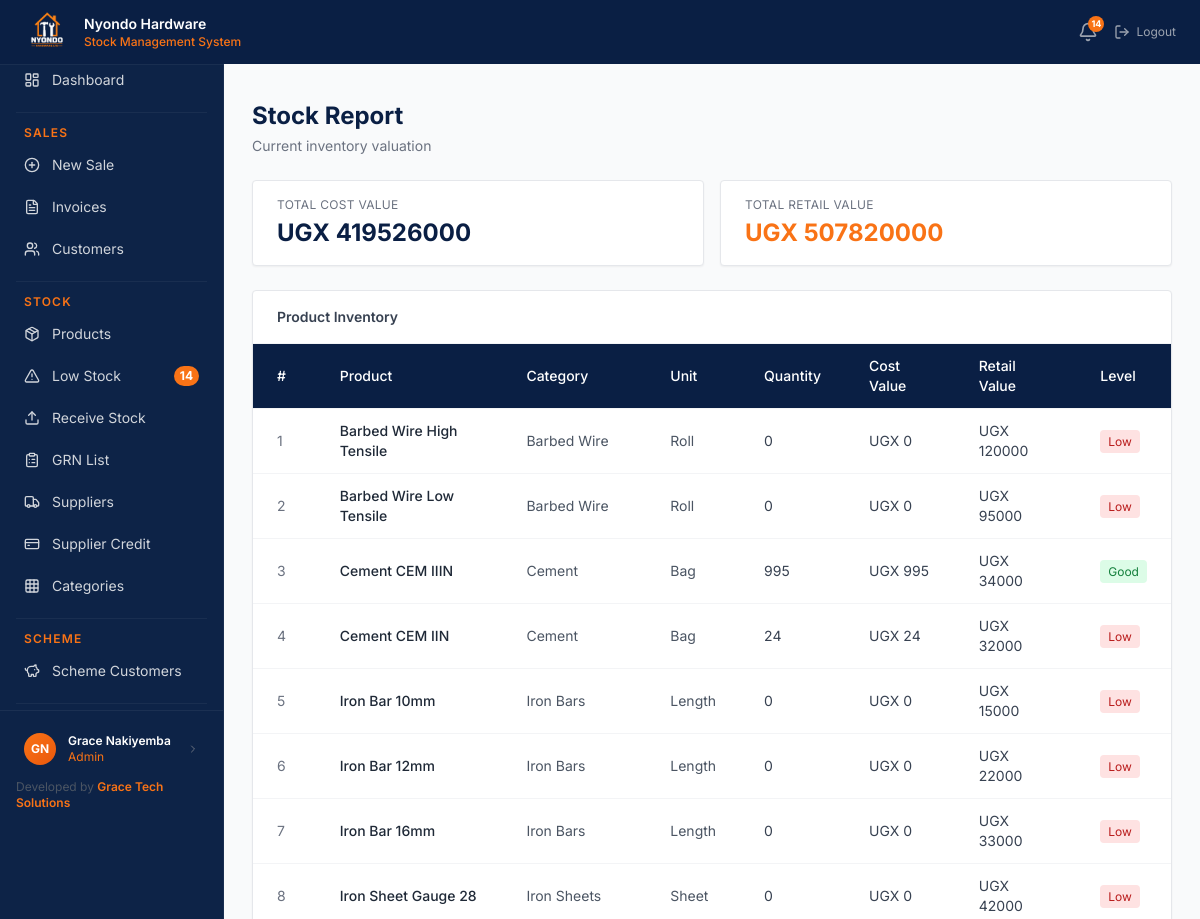
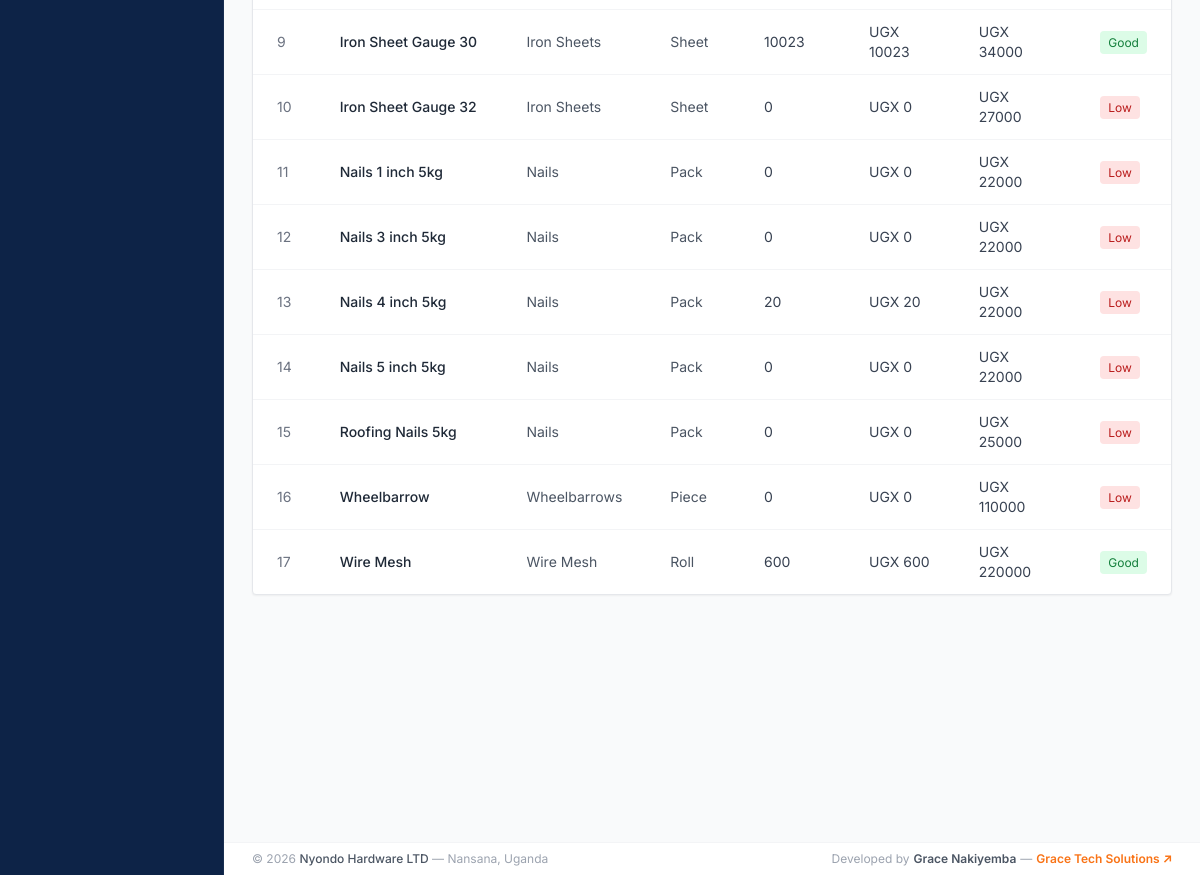
Screenshot of /reports/stock/ (signed in) with the database file from the repository (2 pictures, top to bottom).
### users/models.py (models this page shows, shortened)
class UserProfile(models.Model):
    ROLE_CHOICES = [
        ('sales_attendant', 'Sales Attendant'),
        ('store_manager',   'Store Manager'),
        ('admin',           'Admin'),
    ]
    user       = models.OneToOneField(User, on_delete=models.CASCADE)
    role       = models.CharField(max_length=20, choices=ROLE_CHOICES, default='sales_attendant')
    phone      = models.CharField(max_length=20)
    avatar     = models.ImageField(upload_to='avatars/', blank=True, null=True)
    is_active  = models.BooleanField(default=True)
    created_at = models.DateTimeField(auto_now_add=True)

### stock/models.py (models this page shows, shortened)
class Product(models.Model):
    UNIT_CHOICES = [
        ('bag',    'Bag'),
        ('kg',     'Kg'),
        ('piece',  'Piece'),
        ('roll',   'Roll'),
        ('sheet',  'Sheet'),
        ('pack',   'Pack'),
        ('length', 'Length'),
    ]
    name              = models.CharField(max_length=100)
    category          = models.ForeignKey(Category, on_delete=models.PROTECT)
    unit              = models.CharField(max_length=20, choices=UNIT_CHOICES)
    cost_price        = models.DecimalField(max_digits=12, decimal_places=2)
    retail_price      = models.DecimalField(max_digits=12, decimal_places=2)
    wholesale_price   = models.DecimalField(max_digits=12, decimal_places=2)
    quantity          = models.DecimalField(max_digits=12, decimal_places=2, default=0)
    reorder_level     = models.DecimalField(max_digits=12, decimal_places=2, default=10)
    description       = models.TextField(blank=True)
    is_active         = models.BooleanField(default=True)
    created_at        = models.DateTimeField(auto_now_add=True)
    updated_at        = models.DateTimeField(auto_now=True)

class Category(models.Model):
    name        = models.CharField(max_length=100, unique=True)
    description = models.TextField(blank=True)
    class Meta:
        verbose_name_plural = 'Categories'

### users/decorators.py (the view)
    def wrapper(request, *args, **kwargs):
        if not request.user.is_authenticated:
            return redirect('users:login')
        if not hasattr(request.user, 'userprofile'):
            raise PermissionDenied
        if request.user.userprofile.role != 'admin':
            raise PermissionDenied
        return view_func(request, *args, **kwargs)

### templates/dashboard/stock_report.html (shortened to what this page needs)
{% extends 'base.html' %}
{% block content %}
<div class="mb-6">
    <h1 class="text-2xl font-bold" style="color: #0a1f44;">Stock Report</h1>
    <p class="text-sm text-gray-500 mt-1">Current inventory valuation</p>
</div>
<div class="grid grid-cols-2 gap-4 mb-6">
    <div class="bg-white rounded shadow-sm border border-gray-200 px-6 py-4">
        <p class="text-xs text-gray-500 uppercase tracking-wide mb-1">Total Cost Value</p>
        <p class="text-2xl font-bold" style="color: #0a1f44;">
            UGX {{ total_cost_value|floatformat:0 }}
        </p>
    </div>
    <div class="bg-white rounded shadow-sm border border-gray-200 px-6 py-4">
        <p class="text-xs text-gray-500 uppercase tracking-wide mb-1">Total Retail Value</p>
        <p class="text-2xl font-bold" style="color: #f97316;">
            UGX {{ total_retail_value|floatformat:0 }}
        </p>
    </div>
</div>
<div class="bg-white rounded shadow-sm border border-gray-200">
    <div class="px-6 py-4 border-b border-gray-100">
        <h2 class="text-sm font-semibold text-gray-700">Product Inventory</h2>
    </div>
    <table class="w-full text-sm">
        <thead>
            <tr style="background-color: #0a1f44; color: white;">
                <th class="text-left px-6 py-3 font-medium">#</th>
                <th class="text-left px-6 py-3 font-medium">Product</th>
                <th class="text-left px-6 py-3 font-medium">Category</th>
                <th class="text-left px-6 py-3 font-medium">Unit</th>
                <th class="text-left px-6 py-3 font-medium">Quantity</th>
                <th class="text-left px-6 py-3 font-medium">Cost Value</th>
                <th class="text-left px-6 py-3 font-medium">Retail Value</th>
                <th class="text-left px-6 py-3 font-medium">Level</th>
            </tr>
        </thead>
        <tbody>
            {% for product in products %}
            <tr class="border-t border-gray-100 hover:bg-gray-50">
                <td class="px-6 py-3 text-gray-500">{{ forloop.counter }}</td>
                <td class="px-6 py-3 font-medium text-gray-800">{{ product.name }}</td>
                <td class="px-6 py-3 text-gray-600">{{ product.category.name }}</td>
                <td class="px-6 py-3 text-gray-600">{{ product.get_unit_display }}</td>
                <td class="px-6 py-3 text-gray-700">{{ product.quantity|floatformat:0 }}</td>
                <td class="px-6 py-3 text-gray-700">
                    UGX {{ product.quantity|floatformat:0 }}
                </td>
                <td class="px-6 py-3 text-gray-700">
                    UGX {{ product.retail_price|floatformat:0 }}
                </td>
                <td class="px-6 py-3">
                    {% if product.quantity <= product.reorder_level %}
                        <span class="text-xs px-2 py-1 rounded bg-red-100 text-red-700">Low</span>
                    {% elif product.quantity <= product.reorder_level|add:product.reorder_level %}
                        <span class="text-xs px-2 py-1 rounded bg-yellow-100 text-yellow-700">Medium</span>
                    {% else %}
                        <span class="text-xs px-2 py-1 rounded bg-green-100 text-green-700">Good</span>
                    {% endif %}
                </td>
            </tr>
            {% empty %}
            <tr>
                <td colspan="8" class="px-6 py-6 text-center text-gray-400">
                    No products found.
                </td>
            </tr>
            {% endfor %}
        </tbody>
    </table>
</div>
{% endblock %}

### templates/base.html (shortened to what this page needs)
{% load static %}
<!doctype html>
<html lang="en">
  <head>
    <script src="https://cdn.tailwindcss.com"></script>
  </head>
  <body class="bg-gray-50">cd
    <nav
      class="fixed top-0 left-0 right-0 z-50 flex items-center justify-between px-6 py-2"
      style="
        background-color: #0a1f44;
        box-shadow: 0 1px 0 rgba(255, 255, 255, 0.05);
      "
    >
      <div class="flex items-center gap-3">
        <div
          class="w-12 h-12 rounded-lg overflow-hidden flex items-center justify-center"
        >
          <img
            src="{% static 'images/logo.png' %}"
            alt="Logo"
            class="w-full h-full object-cover"
          />
        </div>
        <div class="leading-tight">
          <p class="text-white font-semibold text-sm">Nyondo Hardware</p>
          <p class="text-xs font-medium" style="color: #f97316">
            Stock Management System
          </p>
        </div>
      </div>
      <div class="flex items-center gap-4">
        {% if user.is_authenticated %}
        <a
          href="{% url 'stock:low-stock' %}"
          class="relative text-gray-400 hover:text-white transition"
        >
          <i data-lucide="bell" class="w-5 h-5"></i>
          {% if low_stock_count > 0 %}
          <span
            class="absolute -top-1.5 -right-1.5 w-4 h-4 rounded-full flex items-center justify-center font-bold"
            style="background-color: #f97316; color: white; font-size: 9px"
          >
            {{ low_stock_count }}
          </span>
          {% endif %}
        </a>
        <a
          href="{% url 'users:logout' %}"
          class="flex items-center gap-1.5 text-gray-400 hover:text-red-400 text-sm transition"
        >
          <i data-lucide="log-out" class="w-4 h-4"></i>
          <span class="text-xs">Logout</span>
        </a>
        {% else %}
        <a
          href="{% url 'users:login' %}"
          class="text-gray-300 hover:text-white text-sm transition"
          >Login</a
        >
        {% endif %}
      </div>
    </nav>
    <div class="flex pt-12 min-h-screen">
      <aside
        class="fixed top-12 left-0 bottom-0 w-56 flex flex-col"
        style="
          background-color: #0d2347;
          border-right: 1px solid rgba(255, 255, 255, 0.05);
        "
      >
        <div class="sidebar-wrap px-2 py-3">
          <a
            href="{% url 'dashboard:home' %}"
            class="sidebar-link flex items-center gap-3 px-4 py-2.5 text-gray-300 hover:text-white text-sm rounded-lg mb-0.5"
          >
            <i data-lucide="layout-dashboard" class="w-4 h-4 shrink-0"></i>
            <span>Dashboard</span>
          </a>
          {% if user.is_authenticated %} {% with role=user.userprofile.role %}
          {% if role == 'admin' %}
          <div class="mx-2 my-3 border-t border-white border-opacity-5"></div>
          <p
            class="px-4 pb-1 text-xs font-semibold uppercase tracking-widest"
            style="color: #f97316"
          >
            Sales
          </p>
          <a
            href="{% url 'sales:invoice-create' %}"
            class="sidebar-link flex items-center gap-3 px-4 py-2.5 text-gray-300 hover:text-white text-sm rounded-lg mb-0.5"
          >
            <i data-lucide="plus-circle" class="w-4 h-4 shrink-0"></i
            ><span>New Sale</span>
          </a>
          <a
            href="{% url 'sales:invoice-list' %}"
            class="sidebar-link flex items-center gap-3 px-4 py-2.5 text-gray-300 hover:text-white text-sm rounded-lg mb-0.5"
          >
            <i data-lucide="file-text" class="w-4 h-4 shrink-0"></i
            ><span>Invoices</span>
          </a>
          <a
            href="{% url 'sales:customer-list' %}"
            class="sidebar-link flex items-center gap-3 px-4 py-2.5 text-gray-300 hover:text-white text-sm rounded-lg mb-0.5"
          >
            <i data-lucide="users" class="w-4 h-4 shrink-0"></i
            ><span>Customers</span>
          </a>
          <div class="mx-2 my-3 border-t border-white border-opacity-5"></div>
          <p
            class="px-4 pb-1 text-xs font-semibold uppercase tracking-widest"
            style="color: #f97316"
          >
            Stock
          </p>
          <a
            href="{% url 'stock:product-list' %}"
            class="sidebar-link flex items-center gap-3 px-4 py-2.5 text-gray-300 hover:text-white text-sm rounded-lg mb-0.5"
          >
            <i data-lucide="package" class="w-4 h-4 shrink-0"></i
            ><span>Products</span>
          </a>
          <a
            href="{% url 'stock:low-stock' %}"
            class="sidebar-link flex items-center gap-3 px-4 py-2.5 text-gray-300 hover:text-white text-sm rounded-lg mb-0.5"
          >
            <i data-lucide="alert-triangle" class="w-4 h-4 shrink-0"></i>
            <span>Low Stock</span>
            {% if low_stock_count > 0 %}
            <span
              class="ml-auto text-xs px-1.5 py-0.5 rounded-full font-bold"
              style="background-color: #f97316; color: white"
              >{{ low_stock_count }}</span
            >
            {% endif %}
          </a>
          <a
            href="{% url 'stock:receipt-create' %}"
            class="sidebar-link flex items-center gap-3 px-4 py-2.5 text-gray-300 hover:text-white text-sm rounded-lg mb-0.5"
          >
            <i data-lucide="upload" class="w-4 h-4 shrink-0"></i
            ><span>Receive Stock</span>
          </a>
          <a
            href="{% url 'stock:receipt-list' %}"
            class="sidebar-link flex items-center gap-3 px-4 py-2.5 text-gray-300 hover:text-white text-sm rounded-lg mb-0.5"
          >
            <i data-lucide="clipboard-list" class="w-4 h-4 shrink-0"></i
            ><span>GRN List</span>
          </a>
          <a
            href="{% url 'stock:supplier-list' %}"
            class="sidebar-link flex items-center gap-3 px-4 py-2.5 text-gray-300 hover:text-white text-sm rounded-lg mb-0.5"
          >
            <i data-lucide="truck" class="w-4 h-4 shrink-0"></i
            ><span>Suppliers</span>
          </a>
          <a
            href="{% url 'stock:credit-list' %}"
            class="sidebar-link flex items-center gap-3 px-4 py-2.5 text-gray-300 hover:text-white text-sm rounded-lg mb-0.5"
          >
            <i data-lucide="credit-card" class="w-4 h-4 shrink-0"></i
            ><span>Supplier Credit</span>
          </a>
          <a
            href="{% url 'stock:category-list' %}"
            class="sidebar-link flex items-center gap-3 px-4 py-2.5 text-gray-300 hover:text-white text-sm rounded-lg mb-0.5"
          >
            <i data-lucide="grid" class="w-4 h-4 shrink-0"></i
            ><span>Categories</span>
          </a>
          <div class="mx-2 my-3 border-t border-white border-opacity-5"></div>
          <p
            class="px-4 pb-1 text-xs font-semibold uppercase tracking-widest"
            style="color: #f97316"
          >
            Scheme
          </p>
          <a
            href="{% url 'scheme:customer-list' %}"
            class="sidebar-link flex items-center gap-3 px-4 py-2.5 text-gray-300 hover:text-white text-sm rounded-lg mb-0.5"
          >
            <i data-lucide="piggy-bank" class="w-4 h-4 shrink-0"></i
            ><span>Scheme Customers</span>
          </a>
          <div class="mx-2 my-3 border-t border-white border-opacity-5"></div>
          {% endif %} {% endwith %} {% endif %}
        </div>
        {% if user.is_authenticated %}
        <div
          class="px-3 py-3 border-t shrink-0"
          style="border-color: rgba(255, 255, 255, 0.06)"
        >
          <a
            href="{% url 'users:profile' %}"
            class="flex items-center gap-3 rounded-lg px-3 py-2.5 hover:bg-white hover:bg-opacity-5 transition"
          >
            {% if user.userprofile.avatar %}
            <img
              src="{{ user.userprofile.avatar.url }}"
              class="w-8 h-8 rounded-full object-cover shrink-0 border-2"
              style="border-color: #f97316"
            />
            {% else %}
            <div
              class="w-8 h-8 rounded-full flex items-center justify-center text-xs font-bold shrink-0"
              style="
                background: linear-gradient(135deg, #f97316, #ea580c);
                color: white;
              "
            >
              {{ user.first_name|first|upper }}{{ user.last_name|first|upper }}
            </div>
            {% endif %}
            <div class="min-w-0">
              <p class="text-white text-xs font-semibold truncate">
                {{ user.get_full_name }}
              </p>
              <p class="text-xs truncate" style="color: #f97316">
                {{ user.userprofile.get_role_display }}
              </p>
            </div>
            <i
              data-lucide="chevron-right"
              class="w-3 h-3 text-gray-500 ml-auto shrink-0"
            ></i>
          </a>
          <div class="mt-1 px-1">
            <p class="text-xs text-gray-600">
              Developed by
              <a
                href="https://gracetechsolutions.netlify.app/"
                target="_blank"
                class="font-semibold hover:underline"
                style="color: #f97316"
              >
                Grace Tech Solutions
              </a>
            </p>
          </div>
        </div>
        {% endif %}
      </aside>
      <main class="ml-56 flex-1 p-7 pb-16 min-h-screen">
         {% block content %}{% endblock %}
      </main>
    </div>
    <footer
      class="fixed bottom-0 left-56 right-0 px-7 py-2 bg-white border-t border-gray-100"
      style="z-index: 30"
    >
      <div class="flex items-center justify-between">
        <p class="text-xs text-gray-400">
          &copy; 2026
          <span class="font-medium text-gray-600">Nyondo Hardware LTD</span>
          &mdash; Nansana, Uganda
        </p>
        <div class="flex items-center gap-1 text-xs text-gray-400">
          <span>Developed by</span>
          <span class="font-semibold text-gray-600">Grace Nakiyemba</span>
          <span>&mdash;</span>
          <a
            href="https://gracetechsolutions.netlify.app/"
            target="_blank"
            class="font-semibold hover:underline"
            style="color: #f97316"
          >
            Grace Tech Solutions ↗
          </a>
        </div>
      </div>
    </footer>
  </body>
</html>

### rows the page displays
Product: name "Barbed Wire High Tensile", category.name "Barbed Wire", unit "Roll", quantity "0", retail_price "120000", reorder_level "Low"
Product: name "Barbed Wire Low Tensile", category.name "Barbed Wire", unit "Roll", quantity "0", retail_price "95000", reorder_level "Low"
Product: name "Cement CEM IIIN", category.name "Cement", unit "Bag", quantity "995", retail_price "34000", reorder_level "Good"
Product: name "Cement CEM IIN", category.name "Cement", unit "Bag", quantity "24", retail_price "32000", reorder_level "Low"
Product: name "Iron Bar 10mm", category.name "Iron Bars", unit "Length", quantity "0", retail_price "15000", reorder_level "Low"
Product: name "Iron Bar 12mm", category.name "Iron Bars", unit "Length", quantity "0", retail_price "22000", reorder_level "Low"
Product: name "Iron Bar 16mm", category.name "Iron Bars", unit "Length", quantity "0", retail_price "33000", reorder_level "Low"
Product: name "Iron Sheet Gauge 28", category.name "Iron Sheets", unit "Sheet", quantity "0", retail_price "42000", reorder_level "Low"
Product: name "Iron Sheet Gauge 30", category.name "Iron Sheets", unit "Sheet", quantity "10023", retail_price "34000", reorder_level "Good"
Product: name "Iron Sheet Gauge 32", category.name "Iron Sheets", unit "Sheet", quantity "0", retail_price "27000", reorder_level "Low"
Product: name "Nails 1 inch 5kg", category.name "Nails", unit "Pack", quantity "0", retail_price "22000", reorder_level "Low"
Product: name "Nails 3 inch 5kg", category.name "Nails", unit "Pack", quantity "0", retail_price "22000", reorder_level "Low"
Product: name "Nails 4 inch 5kg", category.name "Nails", unit "Pack", quantity "20", retail_price "22000", reorder_level "Low"
Product: name "Nails 5 inch 5kg", category.name "Nails", unit "Pack", quantity "0", retail_price "22000", reorder_level "Low"
Product: name "Roofing Nails 5kg", category.name "Nails", unit "Pack", quantity "0", retail_price "25000", reorder_level "Low"
Product: name "Wheelbarrow", category.name "Wheelbarrows", unit "Piece", quantity "0", retail_price "110000", reorder_level "Low"
Product: name "Wire Mesh", category.name "Wire Mesh", unit "Roll", quantity "600", retail_price "220000", reorder_level "Good"

### other values shown
{{ low_stock_count }} "14"
{{ user.first_name|first|upper }} "G"
{{ user.last_name|first|upper }} "N"
{{ user.get_full_name }} "Grace Nakiyemba"
{{ user.userprofile.get_role_display }} "Admin"
{{ total_cost_value|floatformat:0 }} "419526000"
{{ total_retail_value|floatformat:0 }} "507820000"
